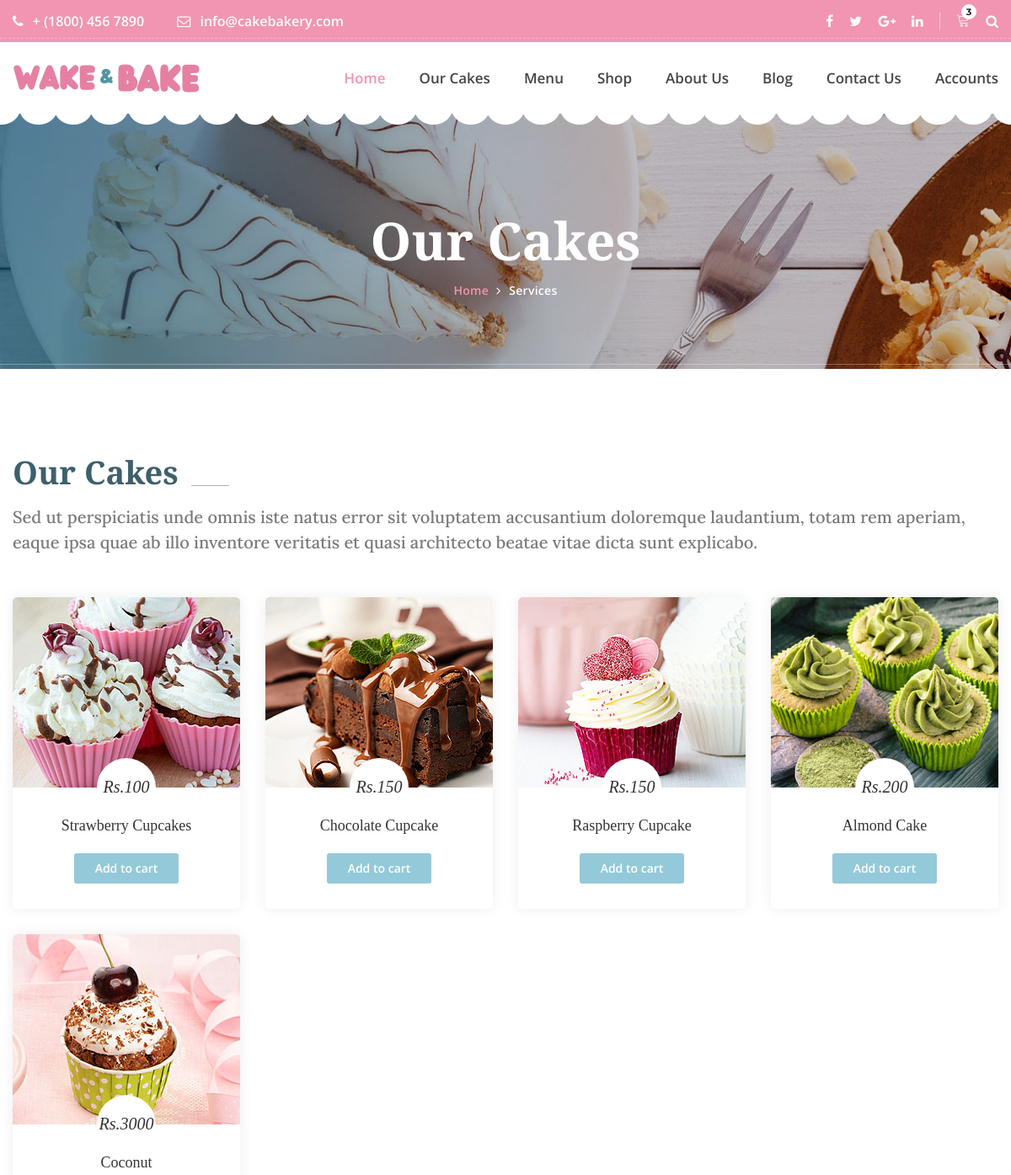
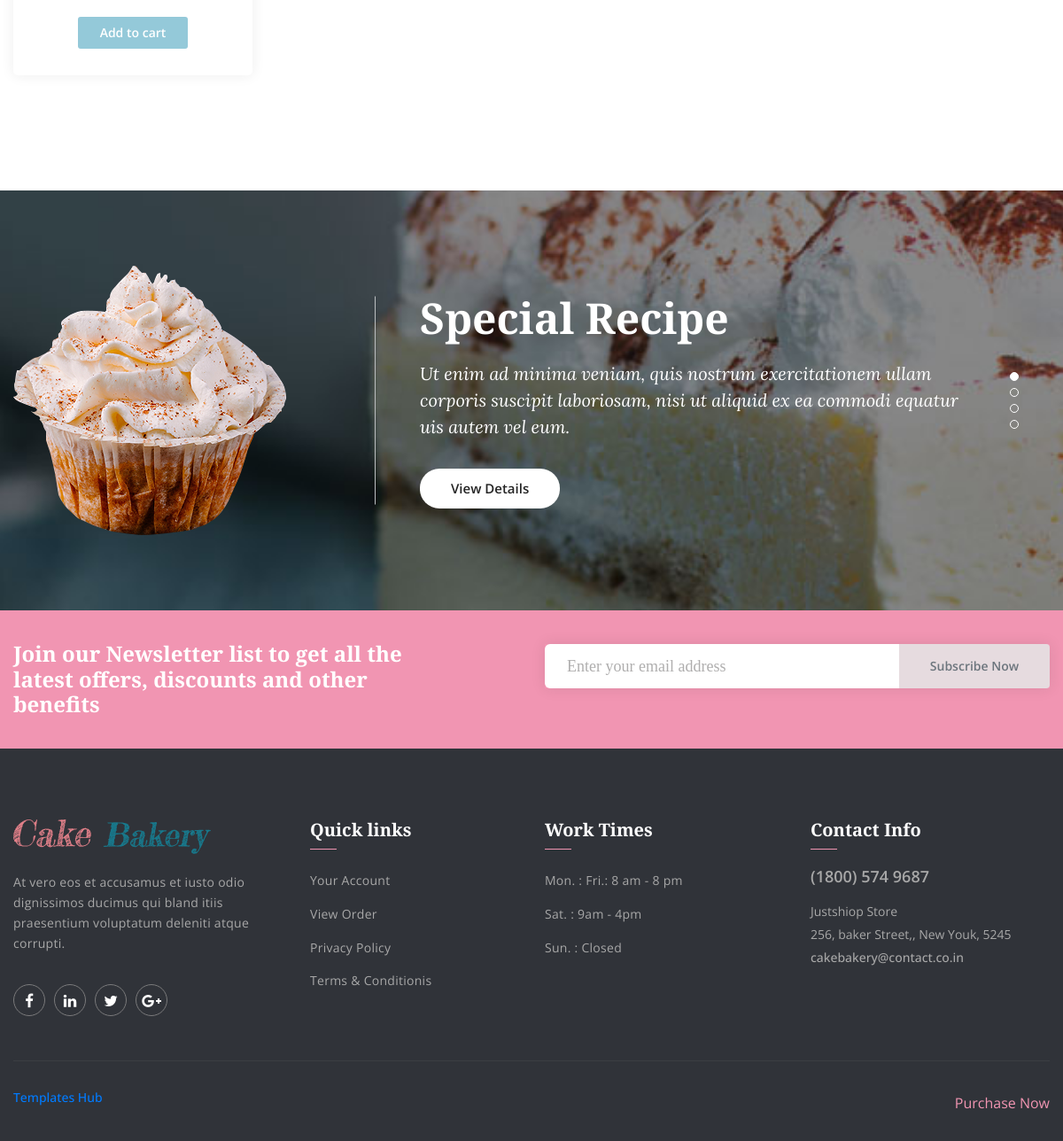
/our-cake/, run on the app's committed database (2 pictures, top to bottom).
### app/models.py (models this page shows, shortened)
class BakeryItem(models.Model):
    class AvailabilityStatus(models.TextChoices):
        AVAILABLE = 'AV', _('Available')
        OUT_OF_STOCK = 'OOS', _('Out of Stock')
        SEASONAL = 'SEA', _('Seasonal')
    name = models.CharField(max_length=200)
    category = models.CharField(max_length=100, blank=True, null=True)  # New category field
    price = models.DecimalField(max_digits=10, decimal_places=2)
    description = models.TextField(blank=True, null=True)
    availability = models.CharField(
        max_length=3, choices=AvailabilityStatus.choices, default=AvailabilityStatus.AVAILABLE
    )
    image = models.ImageField(upload_to="bakery_items", blank=True, null=True)
    created_at = models.DateTimeField(auto_now_add=True)
    updated_at = models.DateTimeField(auto_now=True)

### app/views.py (the view)
# urls.py: path('our-cake/', views.our_cake, name='our_cake'),  # Corresponds to Menu
def our_cake(request):
    cupcake = BakeryItem.objects.filter(category='Cupcake')
    return render(request, 'app/cake.html', {'cupcake': cupcake})

### app/templates/app/cake.html (shortened to what this page needs)
{% extends 'app/base.html' %}
{% load static %}
{% block main-content %}
        <section class="banner_area">
        	<div class="container">
        		<div class="banner_text">
        			<h3>Our Cakes</h3>
        			<ul>
        				<li><a href="{% url "home" %}">Home</a></li>
        				<li><a href="{% url "our_cake" %}">Services</a></li>
        			</ul>
        		</div>
        	</div>
        </section>
        <section class="our_cakes_area p_100">
        	<div class="container">
        		<div class="main_title">
        			<h2>Our Cakes</h2>
        			<h5>Sed ut perspiciatis unde omnis iste natus error sit voluptatem accusantium doloremque laudantium, totam rem aperiam, eaque ipsa quae ab illo inventore veritatis et quasi architecto beatae vitae dicta sunt explicabo.</h5>
        		</div>
        		<div class="cake_feature_row row">
					{% for item in cupcake %}
					<div class="col-lg-3 col-md-4 col-6">
						<div class="cake_feature_item">
							<div class="cake_img">
								<img src="{{item.image.url}}" alt="">
							</div>
							<div class="cake_text">
								<h4>Rs.{{item.price|floatformat:0}}</h4>
								<h3>{{item.name}}</h3>
								<a class="pest_btn" href="#">Add to cart</a>
							</div>
						</div>
					</div>
					{% endfor %}
				</div>
        	</div>
        </section>
        <section class="special_recipe_area">
        	<div class="container">
        		<div class="special_recipe_slider owl-carousel">
        			<div class="item">
        				<div class="media">
        					<div class="d-flex">
        						<img src="{% static "app/img/recipe/recipe-1.png" %}" alt="">
        					</div>
        					<div class="media-body">
        						<h4>Special Recipe</h4>
        						<p>Ut enim ad minima veniam, quis nostrum exercitationem ullam corporis suscipit laboriosam, nisi ut aliquid ex ea commodi equatur uis autem vel eum.</p>
        						<a class="w_view_btn" href="#">View Details</a>
        					</div>
        				</div>
        			</div>
        		</div>
        	</div>
        </section>
        <section class="newsletter_area">
        	<div class="container">
        		<div class="row newsletter_inner">
        			<div class="col-lg-6">
        				<div class="news_left_text">
        					<h4>Join our Newsletter list to get all the latest offers, discounts and other benefits</h4>
        				</div>
        			</div>
        			<div class="col-lg-6">
        				<div class="newsletter_form">
							<div class="input-group">
								<input type="text" class="form-control" placeholder="Enter your email address">
								<div class="input-group-append">
									<button class="btn btn-outline-secondary" type="button">Subscribe Now</button>
								</div>
							</div>
        				</div>
        			</div>
        		</div>
        	</div>
        </section>
{% endblock main-content %}

### data on the page
BakeryItem: image (picture), price "100", name "Strawberry Cupcakes"
BakeryItem: image (picture), price "150", name "Chocolate Cupcake"
BakeryItem: image (picture), price "150", name "Raspberry Cupcake"
BakeryItem: image (picture), price "200", name "Almond Cake"
BakeryItem: image (picture), price "3000", name "Coconut"
